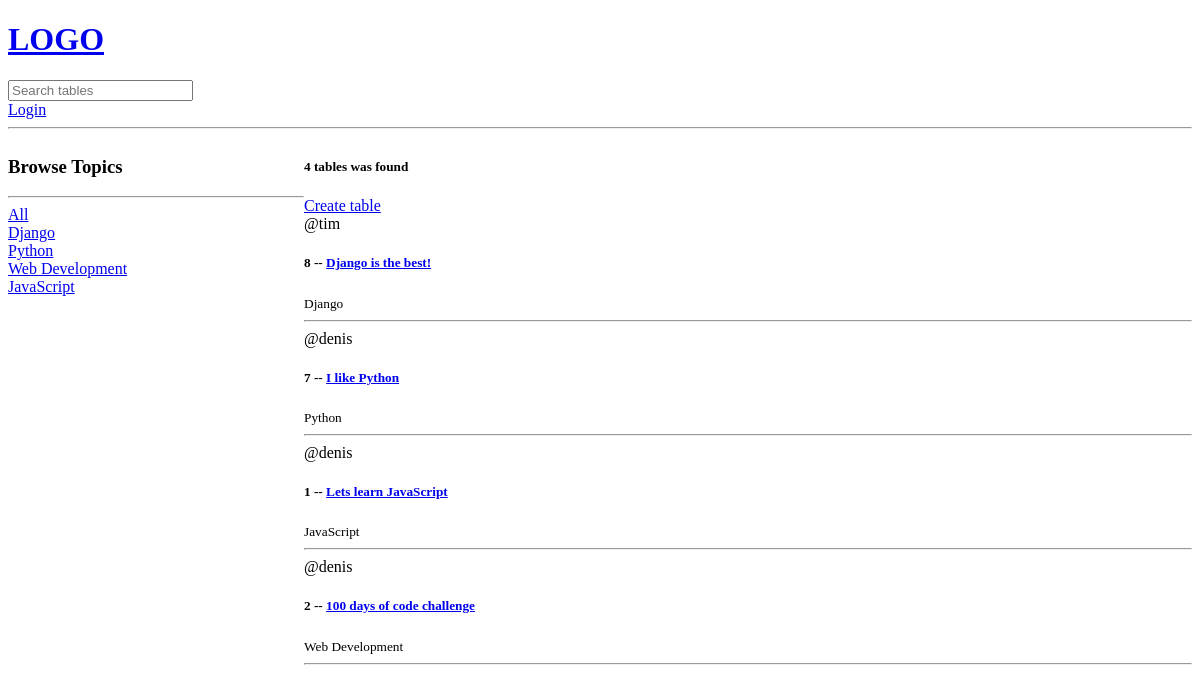
The app's page /, older data.
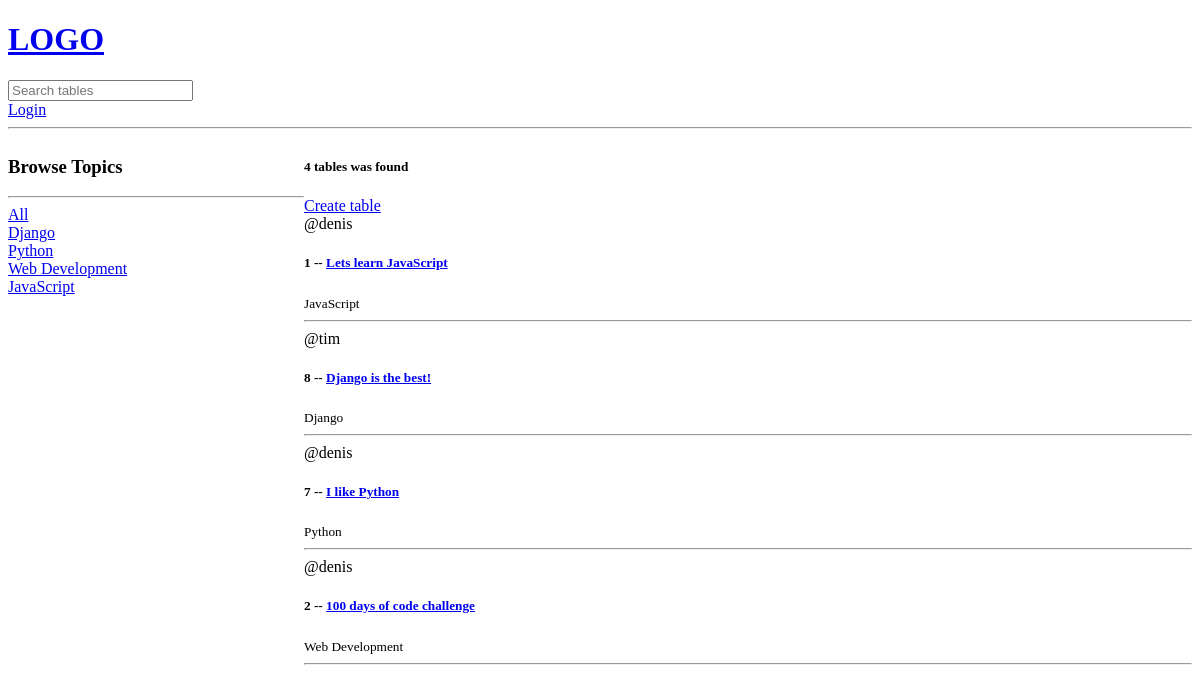
The same page, newer data.
### tabletalks/base/models.py (models this page shows, shortened)
class Topic(models.Model):
    name = models.CharField(max_length=200)

class Table(models.Model):
    host = models.ForeignKey(User, on_delete=models.SET_NULL, null=True)
    topic = models.ForeignKey(Topic, on_delete=models.SET_NULL, null=True)
    name = models.CharField(max_length=200)
    description = models.TextField(null=True, blank=True)
    participants = models.ManyToManyField(
        User, related_name='participants', blank=True
    )
    updated = models.DateTimeField(auto_now=True)
    created = models.DateTimeField(auto_now_add=True)
    class Meta:
        ordering = ['-updated', '-created']

### tabletalks/base/views.py (the view)
# urls.py: path('', views.home, name='home'),
def home(request):
    q = request.GET.get('q') if request.GET.get('q') is not None else ''
    tables = Table.objects.filter(
        Q(topic__name__icontains=q) |
        Q(name__icontains=q) |
        Q(description__icontains=q) |
        Q(host__username__icontains=q)
    )
    topics = Topic.objects.all()
    table_count = tables.count()
    context = {
        'tables': tables,
        'topics': topics,
        'table_count': table_count,
    }
    return render(request, 'base/home.html', context)

### tabletalks/base/templates/base/home.html (shortened to what this page needs)
{% extends 'main.html' %}
{% block content %}
<div class="home-container">
    <div>
        <h3>Browse Topics</h3>
        <hr>
        <div>
            <a href="{% url 'home' %}">All</a>
        </div>
        {% for topic in topics %}
        <div>
            <a href="{% url 'home' %}?q={{ topic.name }}">{{ topic.name }}</a>
        </div>
        {% endfor %}
    </div>
    <div>
        <h5>{{ table_count }} tables was found</h5>
        <a href="{% url 'create-table' %}">Create table</a>
        <div>
            {% for table in tables %}
                <div>
                    <span>@{{ table.host.username }}</span>
                    <h5>{{ table.id }} -- <a href="{% url 'table' table.id %}">{{ table.name }}</a></h5>
                    <small>{{ table.topic.name }}</small>
                    <hr>
                </div>
            {% endfor %}
        </div>
    </div>
</div>
{% endblock content %}

Row changes from the older to the newer data that the page shows:
changed Table "Lets learn JavaScript": moves up the list
